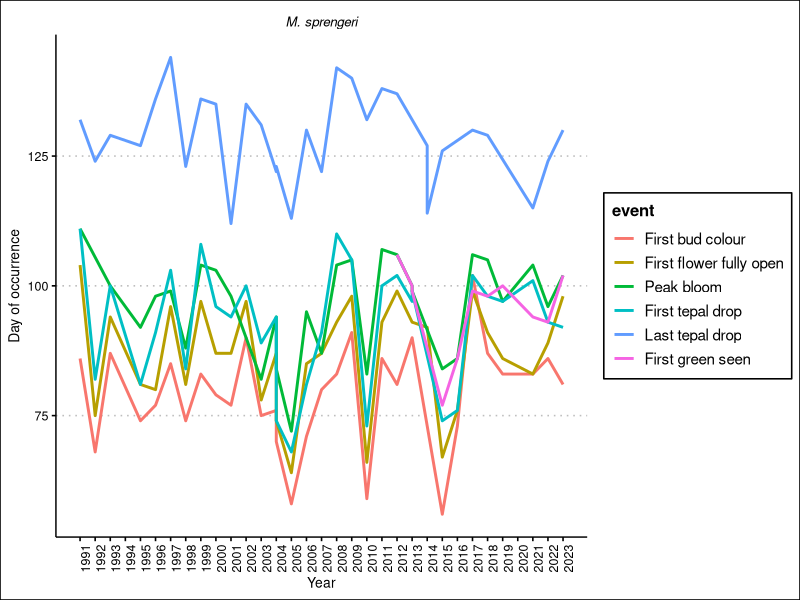
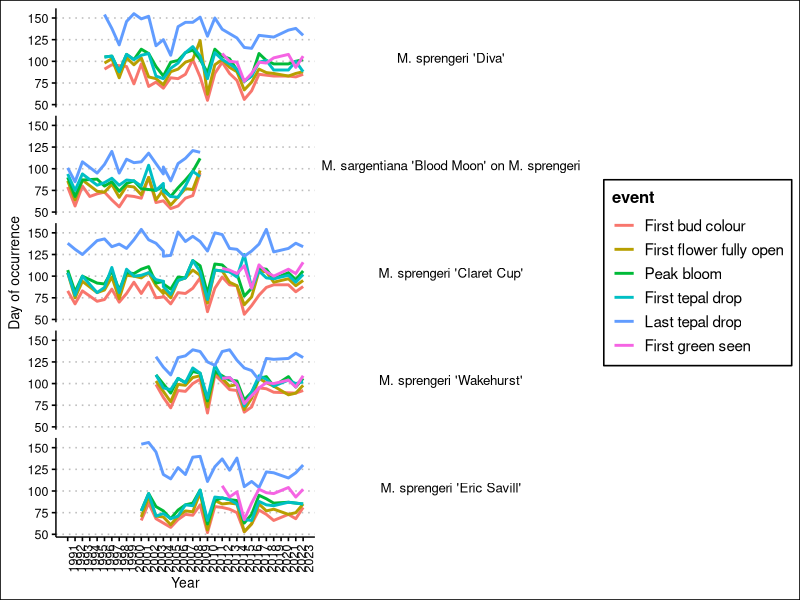
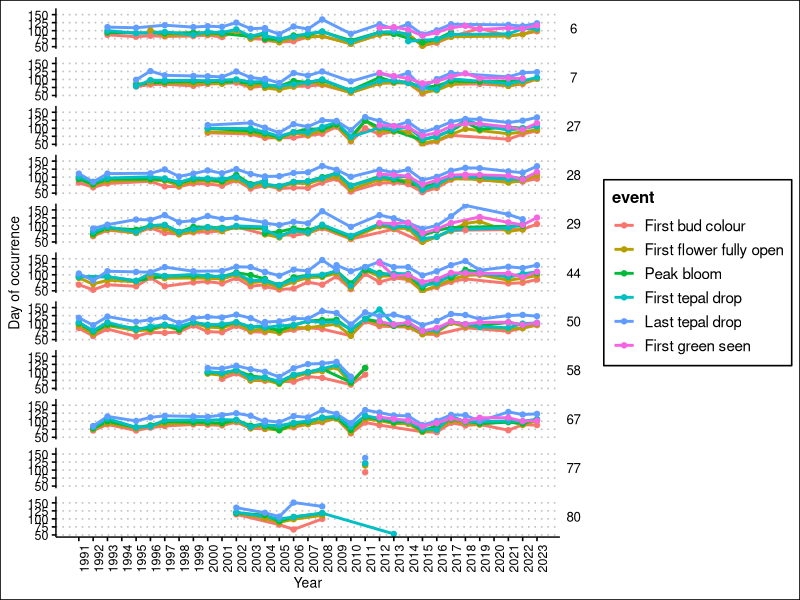
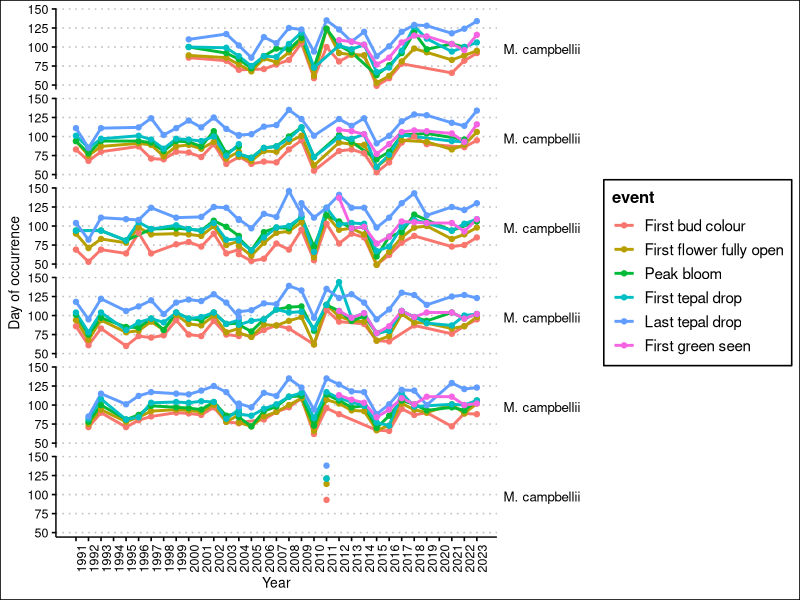

The R source for these figures, in order: (Note: this script raises an error after producing the figures.)
# <><><><><><><><><><><><><><><><><><><><><><><><><><><><><><><><><><><><><><><>
#     Started by Justin
#     9 April 2024
# 
#     Magnolia phenology cleaner analysis
# 
# <><><><><><><><><><><><><><><><><><><><><><><><><><><><><><><><><><><><><><><>
rm(list = ls())
library(tidyverse)
library(reshape2)
library(lubridate)
library(ggthemes)
library(viridis)

# Starting with Adriana's new data from 2010 to 2023
# 2020 and 2024 not included
d2010 <- read_csv("analyses/input/data2010.csv")
d2011 <- read_csv("analyses/input/data2011.csv")
d2012 <- read_csv("analyses/input/data2012.csv")
d2013 <- read_csv("analyses/input/data2013.csv")
d2014 <- read_csv("analyses/input/data2014.csv")
d2015 <- read_csv("analyses/input/data2015.csv")
d2016 <- read_csv("analyses/input/data2016.csv")
d2017 <- read_csv("analyses/input/data2017.csv")
d2018 <- read_csv("analyses/input/data2018.csv")
d2019 <- read_csv("analyses/input/data2019.csv")
# d2020 <- read_csv("analyses/input/data2020.csv")
d2021 <- read_csv("analyses/input/data2021.csv")
d2022 <- read_csv("analyses/input/data2022.csv")
d2023 <- read_csv("analyses/input/data2023.csv")

# bind_rows() indicates different data classes between each dataset, so make long format first and make all of the dates character class first.

# # I tried doing this with lapply but I'm so confused so I'll just do each one manually
# dlist <- list(d2010,d2011,d2012,d2013,d2014,d2015,d2016,d2017,d2018,d2019,d2021,d2022,d2023)
# clist <- c("d2010","d2011","d2012","d2013","d2014","d2015","d2016","d2017","d2018","d2019","d2021","d2022","d2023")
# 
# colnames <- c("Refno","Location","Name","FBD","FFFO","PB","FTD","LTD","FGS","AccessNo","Stat2024","Comments")
# dlist2 <- lapply(dlist, function(x){x<-setNames(x, colnames)})
# dlist3 <- lapply(dlist2, function(x) x %>% mutate_all(as.character))
# dlist4 <- lapply(dlist3, function(x){melt(dlist3[[x]], id.vars=c("Refno","Location","Name","AccessNo","Status2024","Comments"),var = "event")})

# as.character()
convertcols <- c("First bud colour",
                 "First flower fully open",
                 "Peak bloom",
                 "First tepal drop",
                 "Last tepal drop",
                 "First green seen")
d2010[convertcols] <- lapply(d2010[convertcols], as.character)
d2011[convertcols] <- lapply(d2011[convertcols], as.character)
d2012[convertcols] <- lapply(d2012[convertcols], as.character)
d2013[convertcols] <- lapply(d2013[convertcols], as.character)
d2014[convertcols] <- lapply(d2014[convertcols], as.character)
d2015[convertcols] <- lapply(d2015[convertcols], as.character)
d2016[convertcols] <- lapply(d2016[convertcols], as.character)
d2017[convertcols] <- lapply(d2017[convertcols], as.character)
d2018[convertcols] <- lapply(d2018[convertcols], as.character)
d2019[convertcols] <- lapply(d2019[convertcols], as.character)
d2021[convertcols] <- lapply(d2021[convertcols], as.character)
d2022[convertcols] <- lapply(d2022[convertcols], as.character)
d2023[convertcols] <- lapply(d2023[convertcols], as.character)

# melting
d2010 <- melt(d2010, id.vars=c("Ref. No.","Location","Name","Accession Number","Status in 2024","Comments"),
              var = "event")
d2011 <- melt(d2011, id.vars=c("Ref. No.","Location","Name","Accession Number","Status in 2024","Comments"),
              var = "event")
d2012 <- melt(d2012, id.vars=c("Ref. No.","Location","Name","Accession Number","Status in 2024","Comments"),
              var = "event")
d2013 <- melt(d2013, id.vars=c("Ref. No.","Location","Name","Accession Number","Status in 2024","Comments"),
              var = "event")
d2014 <- melt(d2014, id.vars=c("Ref. No.","Location","Name","Accession Number","Status in 2024","Comments"),
              var = "event")
d2015 <- melt(d2015, id.vars=c("Ref. No.","Location","Name","Accession Number","Status in 2024","Comments"),
              var = "event")
d2016 <- melt(d2016, id.vars=c("Ref. No.","Location","Name","Accession Number","Status in 2024","Comments"),
              var = "event")
d2017 <- melt(d2017, id.vars=c("Ref. No.","Location","Name","Accession Number","Status in 2024","Comments"),
              var = "event")
d2018 <- melt(d2018, id.vars=c("Ref. No.","Location","Name","Accession Number","Status in 2024","Comments"),
              var = "event")
d2019 <- melt(d2019, id.vars=c("Ref. No.","Location","Name","Accession Number","Status in 2024","Comments"),
              var = "event")
d2021 <- melt(d2021, id.vars=c("Ref. No.","Location","Name","Accession Number","Status in 2024","Comments"),
              var = "event")
d2022 <- melt(d2022, id.vars=c("Ref. No.","Location","Name","Accession Number","Status in 2024","Comments"),
              var = "event")
d2023 <- melt(d2023, id.vars=c("Ref. No.","Location","Name","Accession Number","Status in 2024","Comments"),
              var = "event")

dlong <- bind_rows(d2010, d2011, d2012, d2013, d2014,
               d2015, d2016, d2017, d2018, d2019,
               d2021, d2022, d2023)
dlong %>% filter(value == "XX")
dlong$value[which(dlong$value == "XX")] <- "NA"

dlong$value <- as.Date(dlong$value, format = "%Y-%m-%d")
ddate <- dlong %>%
  mutate(DOY = yday(value)) %>%
  filter(!is.na(value)) %>%
  select(-5,-6) %>%
  mutate(year = year(value))

# <><><><><><><><><><><><><><><><><><><><><><><><><><><><><><><><><><><><><><><>
# Applying the same treatment to the earlier Magnolia data from before
# OBJECTS:
#     ddate: 2010 to 2023 magnolia data cleaned

dinit <- read_csv("analyses/input/Magnolia Phenology Study to 2013.csv")

dinit2 <- dinit %>%
  select(-1, -c(12:16))

# Copeland court has weird stuff that needs to be sorted out separately
dinit3 <- dinit2 %>%
  filter(Name != "M. sprengeri 'Copeland Court'")
copeland <- dinit2 %>%
  filter(Name == "M. sprengeri 'Copeland Court'")
dinit3 <- dinit3 %>%
  mutate("First green seen" = NA)
dinit3[convertcols] <- lapply(dinit3[convertcols], as.character)

# Making long
dinitlong <- dinit3 %>%
  melt(id.vars=c("Ref. No.","Location","Name","Accession Number","year"),
   var = "event")

# Formatting to date
dinitdate <- dinitlong %>%
  mutate(value = dmy(value))
dinitdate$year <- year(dinitdate$value)

# Adding DOY and clearing NAs
dinitdate <- dinitdate %>%
  mutate(DOY = yday(value)) %>%
  filter(!is.na(value))

# Working on Copeland court now
copeland <- copeland %>%
  mutate("First green seen" = NA)
copeland[convertcols] <- lapply(copeland[convertcols], as.character)

# Adds years to the dates
copeland$"First bud colour" <- paste(copeland$year, copeland$"First bud colour", sep = "/")
copeland$"First flower fully open" <- paste(copeland$year, copeland$"First flower fully open", sep = "/")
copeland$"Peak bloom" <- paste(copeland$year, copeland$"Peak bloom", sep = "/")
copeland$"First tepal drop" <- paste(copeland$year, copeland$"First tepal drop", sep = "/")
copeland$"Last tepal drop" <- paste(copeland$year, copeland$"Last tepal drop", sep = "/")

# Making long
copelandlong <- copeland %>%
  melt(id.vars=c("Ref. No.","Location","Name","year","Accession Number"),
       var = "event")  

# Formatting to date
copelandlong <- copelandlong %>%
  filter(!grepl("/NA",value))
copelandlong$value <- as.Date(copelandlong$value, format = "%Y/%d/%m")

# Adding DOY and clearing NAs
copelanddate <- copelandlong %>%
  mutate(DOY = yday(value)) %>%
  filter(!is.na(value))

dinitbind <- bind_rows(dinitdate,copelanddate)

allbind <- bind_rows(ddate,dinitbind)

# Adriana says the plant in A2 which was once Magnolia sprengeri 'Copeland Court' is now called M. sprengeri 'Diva' with accession number 1982-0954.03
allbind$Name[which(allbind$Name == "M. sprengeri 'Copeland Court'" & allbind$Location == "A2")] <- "M. sprengeri 'Diva'"
# Seems like it didn't really affect anything actually...

# We also need to combine names that are the same, i.e. M. sprengeri = Magnolia sprengeri
unique(allbind$Name)
allbind$Name <- gsub("Magnolia", "M.", allbind$Name)

# <><><><><><><><><><><><><><><><><><><><><><><><><><><><><><><><><><><><><><><>
# Time for some simple visualization

# diva <- allbind %>%
#   filter(grepl("1982-0954.03",`Accession Number`))
# diva2 <- allbind %>%
#   filter(grepl("Copeland",Name))

# Magnolia sprengeri and cultivars <><><><><><><><><><><><><><><><><><><><><><><
sprengeri <- allbind %>%
  filter(grepl("sprengeri",Name))

sprengeri_cult <- sprengeri %>%
  filter(grepl("'",Name))

sprengeri_spec <- sprengeri %>%
  filter(!grepl("'",Name))

# # Averaging by species?
# # Saving the stuff here in markdown for later
# sprengeravg <- sprengeri %>%
#   group_by(year) %>%
#   summarize(bud.colour.avg = mean("First bud colour"),
#             anthesis.avg = mean("First flower fully open"),
#             peak.avg = mean("Peak bloom"),
#             tepalfirst.avg = mean("First tepal drop"),
#             tepallast.avg = mean("Last tepal drop"))
# 
# sprenger.long <- sprengeravg %>%
#   reshape2::melt(id.vars = "year",
#                  var = "event") %>%
#   mutate(species = "M. sprengeri")  %>%
#   drop_na(year)

sprenger_spec_label <- c("22"="M. sprengeri")

sprengeri_spec %>% ggplot(aes(x = year,
                             y = DOY,
                             colour = event)) +
  geom_line(linewidth = 1) +
  labs(x = "Year",
       y = "Day of occurrence") +
  theme_clean() +
  facet_wrap(`Ref. No.` ~ ., labeller = as_labeller(sprenger_spec_label)) +
  scale_x_continuous(labels = c(1991:2023), breaks = c(1991:2023)) +
  theme(axis.text.x = element_text(angle = 90),
        strip.text.x = element_text(face = "italic"))

sprenger_cult_label <- c("2"="M. sprengeri 'Diva'",
                         "3"="M. sargentiana 'Blood Moon' on M. sprengeri",
                         "22"="M. sprengeri",
                         "34"="M. sprengeri 'Claret Cup'",
                         "53"="M. sprengeri 'Wakehurst'",
                         "78"="M. sprengeri 'Eric Savill'")

sprengeri_cult %>% ggplot(aes(x = year,
                              y = DOY,
                              colour = event)) +
  geom_line(linewidth = 1) +
  labs(x = "Year",
       y = "Day of occurrence") +
  theme_clean() +
  facet_grid(`Ref. No.` ~ .,labeller = as_labeller(sprenger_cult_label))+
  theme(strip.text.y.right = element_text(angle = 0)) +
  scale_x_continuous(labels = c(1991:2023), breaks = c(1991:2023)) +
  theme(axis.text.x = element_text(angle = 90),
        strip.text.x = element_text(face = "italic"))
# <><><><><><><><><><><><><><><><><><><><><><><><><><><><><><><><><><><><><><><>

# Magnolia campbellii and cultivars <><><><><><><><><><><><><><><><><><><><><><>
campbellii <- allbind %>%
  filter(grepl("campbellii",Name))

campbellii_cult <- campbellii %>%
  filter(grepl("'",Name))

campbellii_spec <-campbellii %>%
  filter(!grepl("'",Name))

# All M. campbellii
campbellii %>% ggplot(aes(x = year,
                             y = DOY,
                             colour = event)) +
  geom_line(linewidth = 1) +
  geom_point()+
  labs(x = "Year",
       y = "Day of occurrence") +
  theme_clean() +
  facet_grid(`Ref. No.` ~ .) +
  theme(strip.text.y.right = element_text(angle = 0)) +
  scale_x_continuous(labels = c(1991:2023), breaks = c(1991:2023)) +
  theme(axis.text.x = element_text(angle = 90),
        strip.text.x = element_text(face = "italic"))

campbell_spec_label <- c("27"="M. campbellii",
                      "28"="M. campbellii",
                      "44"="M. campbellii",
                      "50"="M. campbellii",
                      "67"="M. campbellii",
                      "77"="M. campbellii")

# All campbellii species individuals
campbellii_spec %>% ggplot(aes(x = year,
                          y = DOY,
                          colour = event)) +
  geom_line(linewidth = 1) +
  geom_point()+
  labs(x = "Year",
       y = "Day of occurrence") +
  theme_clean() +
  facet_grid(`Ref. No.` ~ .,labeller = as_labeller(campbell_spec_label)) +
  theme(strip.text.y.right = element_text(angle = 0)) +
  scale_x_continuous(labels = c(1991:2023), breaks = c(1991:2023)) +
  theme(axis.text.x = element_text(angle = 90),
        strip.text.x = element_text(face = "italic"))

campbell_cult_label <- c("6"="M. campbellii 'Borde Hill'",
                    "7"="M. campbellii 'Lanarth'",
                    "29"="M. campbellii 'Ethel Hillier'",
                    "58"="M. campbellii 'Landicla'",
                    "80"="M. campbellii 'Betty Jessel'")

# All campbellii cultivar individuals
campbellii_cult %>% ggplot(aes(x = year,
                          y = DOY,
                          colour = event)) +
  geom_line(linewidth = 1) +
  geom_point()+
  labs(x = "Year",
       y = "Day of occurrence") +
  theme_clean() +
  facet_grid(`Ref. No.` ~ .,labeller = as_labeller(campbell_names)) +
  theme(strip.text.y.right = element_text(angle = 0)) +
  scale_x_continuous(labels = c(1991:2023), breaks = c(1991:2023)) +
  theme(axis.text.x = element_text(angle = 90),
        strip.text.x = element_text(face = "italic"))
# <><><><><><><><><><><><><><><><><><><><><><><><><><><><><><><><><><><><><><><>

# Magnolia dawsoniana and cultivars <><><><><><><><><><><><><><><><><><><><><><>
dawsoniana <- allbind %>%
  filter(grepl("dawsoniana",Name))

dawsoniana_cult <- dawsoniana %>%
  filter(grepl("'",Name))

dawsoniana_spec <- dawsoniana %>%
  filter(!grepl("'",Name))

# All M. campbellii
dawsoniana %>% ggplot(aes(x = year,
                          y = DOY,
                          colour = event)) +
  geom_line(linewidth = 1) +
  geom_point()+
  labs(x = "Year",
       y = "Day of occurrence") +
  theme_clean() +
  facet_grid(`Ref. No.` ~ .) +
  theme(strip.text.y.right = element_text(angle = 0)) +
  scale_x_continuous(labels = c(1991:2023), breaks = c(1991:2023)) +
  theme(axis.text.x = element_text(angle = 90),
        strip.text.x = element_text(face = "italic"))

dawson_spec_label <- c("12"="M. dawsoniana")

# All dawsoniana species individuals
dawsoniana_spec %>% ggplot(aes(x = year,
                               y = DOY,
                               colour = event)) +
  geom_line(linewidth = 1) +
  geom_point()+
  labs(x = "Year",
       y = "Day of occurrence") +
  theme_clean() +
  facet_grid(`Ref. No.` ~ .,labeller = as_labeller(dawson_spec_label)) +
  theme(strip.text.y.right = element_text(angle = 0)) +
  scale_x_continuous(labels = c(1991:2023), breaks = c(1991:2023)) +
  theme(axis.text.x = element_text(angle = 90),
        strip.text.x = element_text(face = "italic"))

dawson_cult_label <- c("16"="M. dawsoniana 'Chyverton Red'",
                  "54"="M. dawsoniana 'Barbara Cook'",
                  "63"="M. dawsoniana 'Clarke'")

# All dawsoniana cultivar individuals
dawsoniana_cult %>% ggplot(aes(x = year,
                               y = DOY,
                               colour = event)) +
  geom_line(linewidth = 1) +
  geom_point()+
  labs(x = "Year",
       y = "Day of occurrence") +
  theme_clean() +
  facet_grid(`Ref. No.` ~ .,labeller = as_labeller(dawson_cult_label )) +
  theme(strip.text.y.right = element_text(angle = 0)) +
  scale_x_continuous(labels = c(1991:2023), breaks = c(1991:2023)) +
  theme(axis.text.x = element_text(angle = 90),
        strip.text.x = element_text(face = "italic"))
# <><><><><><><><><><><><><><><><><><><><><><><><><><><><><><><><><><><><><><><>

unique(allbind$Name)

# Magnolia misc species and cultivars <><><><><><><><><><><><><><><><><><><><><>
misc <- allbind %>%
  filter(!grepl("campbellii",Name)) %>%
  filter(!grepl("sprengeri",Name)) %>%
  filter(!grepl("dawsoniana",Name))

misc_cult <- misc %>%
  filter(grepl("'",Name))

misc_spec <- misc %>%
  filter(!grepl("'",Name))

misc %>% ggplot(aes(x = year,
                         y = DOY,
                         colour = event)) +
  geom_line(linewidth = 1) +
  geom_point()+
  labs(x = "Year",
       y = "Day of occurrence") +
  theme_clean() +
  facet_grid(`Ref. No.` ~ .) +
  theme(strip.text.y.right = element_text(angle = 0)) +
  scale_x_continuous(labels = c(1991:2023), breaks = c(1991:2023)) +
  theme(axis.text.x = element_text(angle = 90),
        strip.text.x = element_text(face = "italic"))

misc_spec %>% ggplot(aes(x = year,
                               y = DOY,
                               colour = event)) +
  geom_line(linewidth = 1) +
  geom_point()+
  labs(x = "Year",
       y = "Day of occurrence") +
  theme_clean() +
  facet_grid(`Ref. No.` ~ .) +
  theme(strip.text.y.right = element_text(angle = 0)) +
  scale_x_continuous(labels = c(1991:2023), breaks = c(1991:2023)) +
  theme(axis.text.x = element_text(angle = 90),
        strip.text.x = element_text(face = "italic"))

# ,labeller = as_labeller(dawson_spec_label)

misc_cult %>% ggplot(aes(x = year,
                         y = DOY,
                         colour = event)) +
  geom_line(linewidth = 1) +
  geom_point()+
  labs(x = "Year",
       y = "Day of occurrence") +
  theme_clean() +
  facet_grid(`Ref. No.` ~ .) +
  theme(strip.text.y.right = element_text(angle = 0)) +
  scale_x_continuous(labels = c(1991:2023), breaks = c(1991:2023)) +
  theme(axis.text.x = element_text(angle = 90),
        strip.text.x = element_text(face = "italic"))
